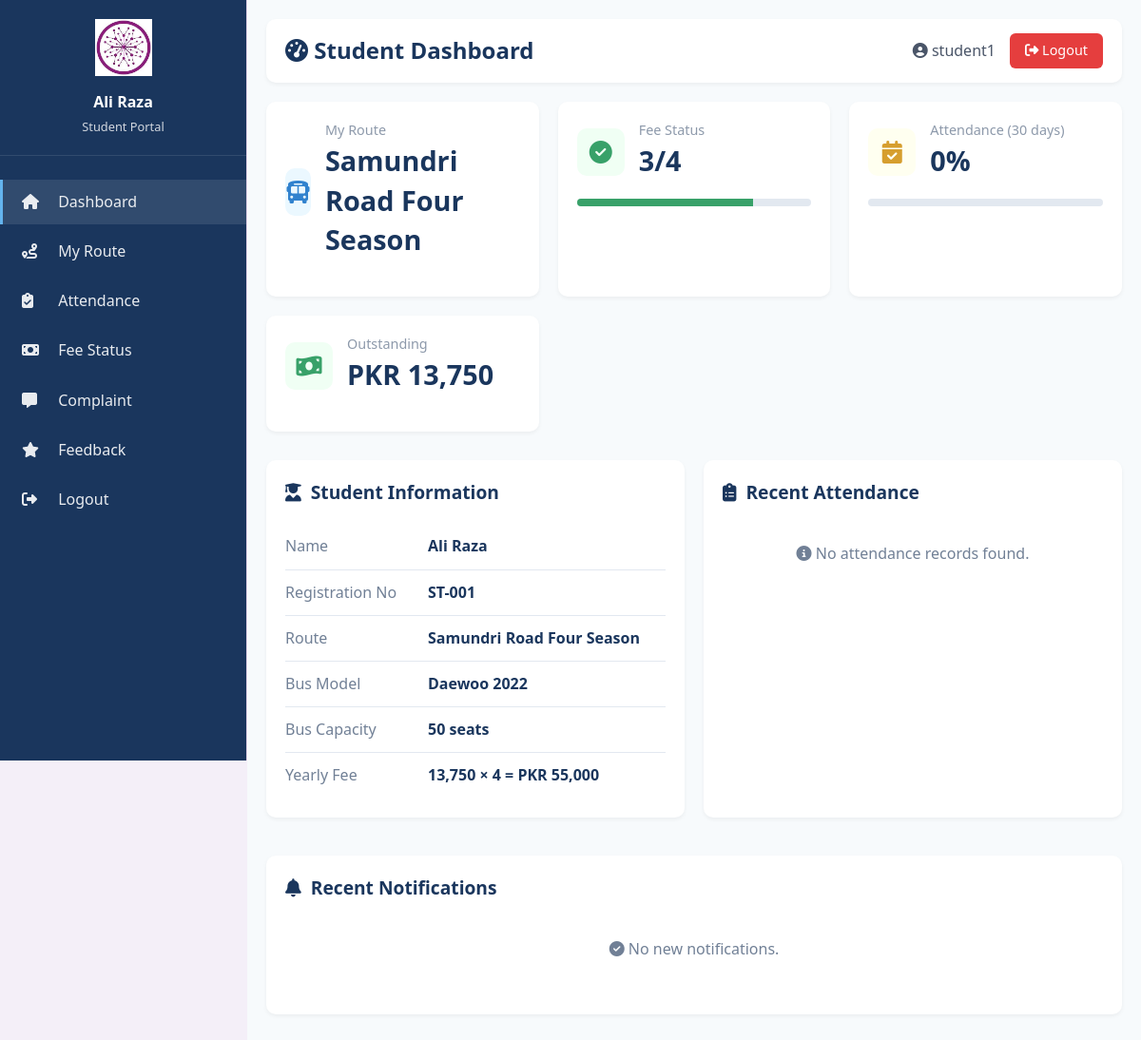
/backend/student/dashboard.php (signed in), run on the app's committed database.
### tables this page shows
CREATE TABLE students (
    student_id INT AUTO_INCREMENT PRIMARY KEY,
    name VARCHAR(100) NOT NULL,
    student_reg_no VARCHAR(50) UNIQUE,
    route_id INT,
    user_id INT UNIQUE,
    fee_status ENUM('Paid', 'Unpaid', 'Pending') DEFAULT 'Unpaid',
    fee_amount DECIMAL(10, 2) DEFAULT 0,
    last_payment_date DATE,
    created_at TIMESTAMP DEFAULT CURRENT_TIMESTAMP,
    updated_at TIMESTAMP DEFAULT CURRENT_TIMESTAMP ON UPDATE CURRENT_TIMESTAMP,
    FOREIGN KEY (route_id) REFERENCES routes(route_id) ON DELETE SET NULL,
    FOREIGN KEY (user_id) REFERENCES users(id) ON DELETE CASCADE
);

CREATE TABLE routes (
    route_id INT AUTO_INCREMENT PRIMARY KEY,
    route_name VARCHAR(100) NOT NULL,
    book_no INT,
    catalog_title VARCHAR(200),
    yearly_fare VARCHAR(50),
    academic_year VARCHAR(20),
    created_at TIMESTAMP DEFAULT CURRENT_TIMESTAMP
);

CREATE TABLE buses (
    bus_id INT AUTO_INCREMENT PRIMARY KEY,
    model VARCHAR(100) NOT NULL,
    capacity INT NOT NULL,
    route_id INT,
    created_at TIMESTAMP DEFAULT CURRENT_TIMESTAMP,
    FOREIGN KEY (route_id) REFERENCES routes(route_id) ON DELETE SET NULL
);

### backend/student/dashboard.php (the view, shortened to what this page needs)
<?php
require_once '../connection.php';
$student_id = $_SESSION['student_id'];
$sql = "SELECT s.*, r.route_name, r.yearly_fare, b.model as bus_model, b.capacity as bus_capacity
        FROM students s
        LEFT JOIN routes r ON s.route_id = r.route_id
        LEFT JOIN buses b ON r.route_id = b.route_id
        WHERE s.student_id = ?";
$stmt = $conn->prepare($sql);
$stmt->bind_param("i", $student_id);
$stmt->execute();
$student = $stmt->get_result()->fetch_assoc();
$payment_sql = "SELECT
    COUNT(*) as total_installments,
    SUM(CASE WHEN status = 'Paid' THEN 1 ELSE 0 END) as paid_count,
    SUM(CASE WHEN status = 'Unpaid' THEN 1 ELSE 0 END) as unpaid_count,
    SUM(CASE WHEN status = 'Pending' THEN 1 ELSE 0 END) as pending_count,
    SUM(CASE WHEN status = 'Paid' THEN amount ELSE 0 END) as total_paid,
    SUM(amount) as total_amount
FROM payments WHERE student_id = ?";
$payment_stmt = $conn->prepare($payment_sql);
$payment_stmt->bind_param("i", $student_id);
$payment_stmt->execute();
$payment_summary = $payment_stmt->get_result()->fetch_assoc();
$attendance_sql = "SELECT a.*, fp.name as marked_by
                  FROM attendance a
                  LEFT JOIN focal_persons fp ON a.focal_id = fp.focal_id
                  WHERE a.student_id = ?
                  ORDER BY a.date DESC
                  LIMIT 10";
$attendance_stmt = $conn->prepare($attendance_sql);
$attendance_stmt->bind_param("i", $student_id);
$attendance_stmt->execute();
$attendance_result = $attendance_stmt->get_result();
$stats_sql = "SELECT
    COUNT(*) as total_days,
    SUM(CASE WHEN status = 'Present' THEN 1 ELSE 0 END) as present_days,
    SUM(CASE WHEN status = 'Absent' THEN 1 ELSE 0 END) as absent_days
FROM attendance WHERE student_id = ? AND date >= DATE_SUB(CURDATE(), INTERVAL 30 DAY)";
$stats_stmt = $conn->prepare($stats_sql);
$stats_stmt->bind_param("i", $student_id);
$stats_stmt->execute();
$attendance_stats = $stats_stmt->get_result()->fetch_assoc();
$attendance_rate = $attendance_stats['total_days'] > 0
    ? round(($attendance_stats['present_days'] / $attendance_stats['total_days']) * 100, 1)
    : 0;
$notif_sql = "SELECT * FROM notifications
              WHERE route_id IS NULL OR route_id = ?
              ORDER BY created_at DESC
              LIMIT 5";
$notif_stmt = $conn->prepare($notif_sql);
$notif_stmt->bind_param("i", $student['route_id']);
$notif_stmt->execute();
$notifications = $notif_stmt->get_result();
?>
<!DOCTYPE html>
<html lang="en">
<head>
    <link rel="stylesheet" href="../../style.css">
    <link rel="stylesheet" href="https://cdnjs.cloudflare.com/ajax/libs/font-awesome/6.4.0/css/all.min.css">
</head>
<body>
    <div class="dashboard-container">
        <aside class="sidebar">
            <div class="sidebar-header">
                <img src="../../download.jfif" alt="Logo">
                <h3><?php echo htmlspecialchars($_SESSION['student_name']); ?></h3>
                <p>Student Portal</p>
            </div>
            <ul class="nav-menu">
                <li><a href="dashboard.php" class="active"><i class="fas fa-home"></i> Dashboard</a></li>
                <li><a href="route.php"><i class="fas fa-route"></i> My Route</a></li>
                <li><a href="attendance.php"><i class="fas fa-clipboard-check"></i> Attendance</a></li>
                <li><a href="fees.php"><i class="fas fa-money-bill"></i> Fee Status</a></li>
                <li><a href="complaint.php"><i class="fas fa-comment-alt"></i> Complaint</a></li>
                <li><a href="feedback.php"><i class="fas fa-star"></i> Feedback</a></li>
                <li><a href="../logout.php"><i class="fas fa-sign-out-alt"></i> Logout</a></li>
            </ul>
        </aside>
        <main class="main-content">
            <div class="top-bar">
                <h1><i class="fas fa-tachometer-alt"></i> Student Dashboard</h1>
                <div class="user-menu">
                    <span><i class="fas fa-user-circle"></i> <?php echo htmlspecialchars($_SESSION['username']); ?></span>
                    <a href="../logout.php" class="btn-logout"><i class="fas fa-sign-out-alt"></i> Logout</a>
                </div>
            </div>
            <div class="dashboard-grid">
                <div class="stat-card">
                    <div class="stat-card-header">
                        <div class="stat-icon blue">
                            <i class="fas fa-bus"></i>
                        </div>
                        <div>
                            <div class="stat-label">My Route</div>
                            <div class="stat-value"><?php echo htmlspecialchars($student['route_name'] ?? 'Not Assigned'); ?></div>
                        </div>
                    </div>
                </div>
                <div class="stat-card">
                    <div class="stat-card-header">
                        <div class="stat-icon green">
                            <i class="fas fa-check-circle"></i>
                        </div>
                        <div>
                            <div class="stat-label">Fee Status</div>
                            <div class="stat-value"><?php echo $payment_summary['paid_count']; ?>/<?php echo $payment_summary['total_installments']; ?></div>
                        </div>
                    </div>
                    <div class="progress-bar">
                        <div class="progress-fill" style="width: <?php echo ($payment_summary['paid_count'] / max($payment_summary['total_installments'], 1)) * 100; ?>%"></div>
                    </div>
                </div>
                <div class="stat-card">
                    <div class="stat-card-header">
                        <div class="stat-icon yellow">
                            <i class="fas fa-calendar-check"></i>
                        </div>
                        <div>
                            <div class="stat-label">Attendance (30 days)</div>
                            <div class="stat-value"><?php echo $attendance_rate; ?>%</div>
                        </div>
                    </div>
                    <div class="progress-bar">
                    </div>
                </div>
                <div class="stat-card">
                    <div class="stat-card-header">
                        <div class="stat-icon <?php echo $student['fee_status'] === 'Paid' ? 'green' : 'red'; ?>">
                            <i class="fas fa-money-bill-wave"></i>
                        </div>
                        <div>
                            <div class="stat-label">Outstanding</div>
                            <div class="stat-value">PKR <?php echo number_format($payment_summary['total_amount'] - $payment_summary['total_paid'], 0); ?></div>
                        </div>
                    </div>
                </div>
            </div>
            <div style="display: grid; grid-template-columns: 1fr 1fr; gap: 20px;">
                <div class="content-card">
                    <h2><i class="fas fa-user-graduate"></i> Student Information</h2>
                    <div class="info-row">
                        <div class="info-label">Name</div>
                        <div class="info-value"><?php echo htmlspecialchars($student['name']); ?></div>
                    </div>
                    <div class="info-row">
                        <div class="info-label">Registration No</div>
                        <div class="info-value"><?php echo htmlspecialchars($student['student_reg_no'] ?? 'N/A'); ?></div>
                    </div>
                    <div class="info-row">
                        <div class="info-label">Route</div>
                        <div class="info-value"><?php echo htmlspecialchars($student['route_name'] ?? 'Not Assigned'); ?></div>
                    </div>
                    <div class="info-row">
                        <div class="info-label">Bus Model</div>
                        <div class="info-value"><?php echo htmlspecialchars($student['bus_model'] ?? 'Not Assigned'); ?></div>
                    </div>
                    <div class="info-row">
                        <div class="info-label">Bus Capacity</div>
                        <div class="info-value"><?php echo htmlspecialchars($student['bus_capacity'] ?? 'N/A'); ?> seats</div>
                    </div>
                    <div class="info-row">
                        <div class="info-label">Yearly Fee</div>
                        <div class="info-value"><?php echo htmlspecialchars($student['yearly_fare'] ?? 'N/A'); ?></div>
                    </div>
                </div>
                <div class="content-card">
                    <h2><i class="fas fa-clipboard-list"></i> Recent Attendance</h2>
                    <?php if ($attendance_result->num_rows > 0): ?>
                        <table class="data-table">
                            <thead>
                                <tr>
                                    <th>Date</th>
                                    <th>Status</th>
                                    <th>Marked By</th>
                                </tr>
                            </thead>
                            <tbody>
                                <?php while ($att = $attendance_result->fetch_assoc()): ?>
                                    <tr>
                                        <td><?php echo date('d M Y', strtotime($att['date'])); ?></td>
                                        <td>
                                            <span class="status-badge status-<?php echo strtolower($att['status']); ?>">
                                                <?php echo $att['status']; ?>
                                            </span>
                                        </td>
                                        <td><?php echo htmlspecialchars($att['marked_by'] ?? 'System'); ?></td>
                                    </tr>
                                <?php endwhile; ?>
                            </tbody>
                        </table>
                        <p style="text-align: center; margin-top: 15px;">
                            <a href="attendance.php" style="color: #3182ce; text-decoration: none;">View All Attendance <i class="fas fa-arrow-right"></i></a>
                        </p>
                    <?php else: ?>
                        <p style="text-align: center; color: #718096; padding: 20px;">
                            <i class="fas fa-info-circle"></i> No attendance records found.
                        </p>
                    <?php endif; ?>
                </div>
            </div>
            <div class="content-card" style="margin-top: 20px;">
                <h2><i class="fas fa-bell"></i> Recent Notifications</h2>
                <?php if ($notifications->num_rows > 0): ?>
                    <?php while ($notif = $notifications->fetch_assoc()): ?>
                        <div class="notification-item <?php echo $notif['type']; ?>">
                            <div class="notification-title">
                                <i class="fas fa-<?php
                                    echo $notif['type'] === 'alert' ? 'exclamation-circle' :
                                         ($notif['type'] === 'delay' ? 'clock' : 'info-circle');
                                ?>"></i>
                                <?php echo htmlspecialchars($notif['title']); ?>
                            </div>
                            <div><?php echo htmlspecialchars($notif['message']); ?></div>
                            <div class="notification-time">
                                <i class="fas fa-clock"></i> <?php echo date('d M Y, h:i A', strtotime($notif['created_at'])); ?>
                            </div>
                        </div>
                    <?php endwhile; ?>
                <?php else: ?>
                    <p style="text-align: center; color: #718096; padding: 20px;">
                        <i class="fas fa-check-circle"></i> No new notifications.
                    </p>
                <?php endif; ?>
            </div>
        </main>
    </div>
</body>
</html>

### data on the page
students: route.route_name "Samundri Road Four Season", name "Ali Raza", student_reg_no "ST-001", buses.model "Daewoo 2022", buses.capacity "50", route.yearly_fare "13,750 × 4 = PKR 55,000"

### other printed values
$_SESSION['student_name'] "Ali Raza"
$_SESSION['username'] "student1"
$payment_summary['paid_count'] "3"
$payment_summary['total_installments'] "4"
$attendance_rate "0"
$payment_summary['total_amount'] - $payment_summary['total_paid'] "13,750"
